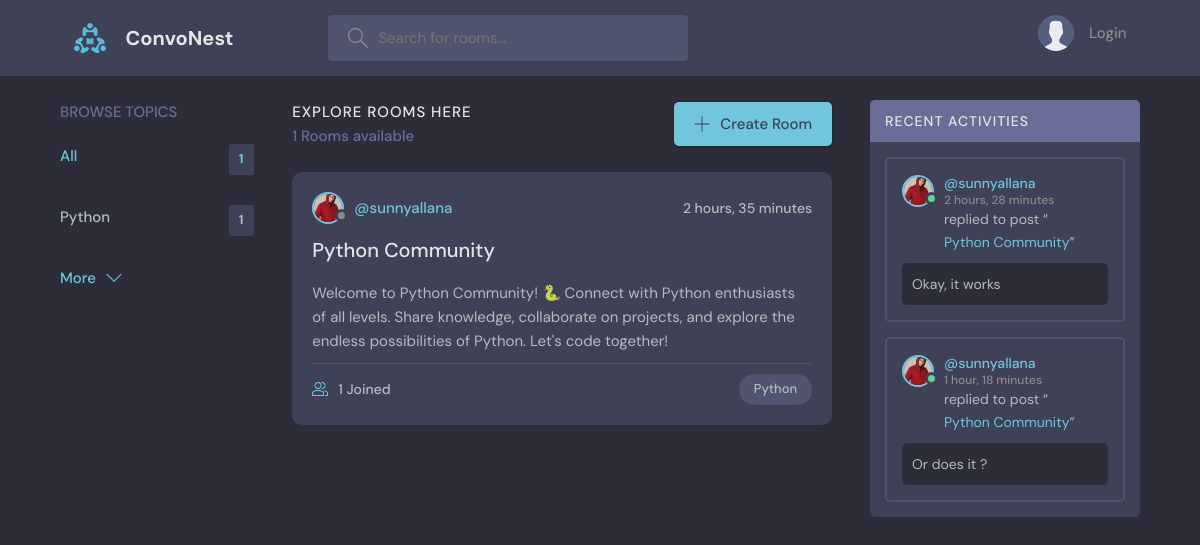
The page / on the database its author committed.
### base/models.py (models this page shows, shortened)
class Topic(models.Model):
    name = models.CharField(max_length=200)

class Room(models.Model):
    host = models.ForeignKey(User, on_delete=models.SET_NULL, null=True, blank=True)
    topic = models.ForeignKey(Topic, on_delete=models.SET_NULL, null=True, blank=True)
    participants = models.ManyToManyField(User, related_name='participants', blank=True) # We couldn't just use only the User model as the first parameter because it is already being used as the first parameter in the host field. So we use the related_name parameter to specify the name of the reverse relation from the User model to the Room model.
    name = models.CharField(max_length=200)
    description = models.TextField(null=True, blank=True)
    created = models.DateTimeField(auto_now_add=True)
    updated = models.DateTimeField(auto_now=True)
    class Meta:
        ordering = ['-updated', '-created']
    def __str__(self):
        return self.name

class User(AbstractUser):
    name = models.CharField(max_length=200, null=True, blank=True)
    email = models.EmailField(null=True,unique=True)
    bio = models.TextField(default="No bio...", max_length=300, null=True)
    avatar = models.ImageField(null=True, blank=True, default='avatar.svg')
    USERNAME_FIELD = 'email'
    REQUIRED_FIELDS = []

class Messages(models.Model):
    user = models.ForeignKey(User, on_delete=models.CASCADE)
    room = models.ForeignKey(Room, on_delete=models.CASCADE)
    content = models.TextField()
    created = models.DateTimeField(auto_now_add=True)
    updated = models.DateTimeField(auto_now=True)

### base/views.py (the view)
# urls.py: 2. Add a URL to urlpatterns:  path('', views.home, name='home')
def home(request):
    q = request.GET.get('q') if request.GET.get('q') != None else ''
    rooms = Room.objects.filter(
        Q(topic__name__icontains=q) |
        Q(name__icontains=q)  | # Directly accessible attributes do not have to be prefixed by the model name.
        Q(description__icontains=q)
    )
    topics = Topic.objects.all()[0:5]
    room_count = rooms.count()
    room_messages = Messages.objects.filter(Q(room__topic__name__icontains=q))
    context = {
        'rooms': rooms,
        'topics': topics,
        'room_count': room_count,
        'room_messages': room_messages,
    }
    return render(request, 'base/home.html', context)

### base/templates/base/home.html (shortened to what this page needs)
{% extends 'base.html' %}
{% block content %}
    <main class="layout layout--3">
      <div class="container">
        {% include 'base/topics_component.html' %}
        <div class="roomList">
          <div class="roomList__header">
            <div>
              <h2>Explore Rooms here</h2>
              <p>{{room_count}} Rooms available</p>
            </div>
            <a class="btn btn--main" href="{% url 'create-room' %}">
              <svg version="1.1" xmlns="http://www.w3.org/2000/svg" width="32" height="32" viewBox="0 0 32 32">
                <title>add</title>
                <path
                  d="M16.943 0.943h-1.885v14.115h-14.115v1.885h14.115v14.115h1.885v-14.115h14.115v-1.885h-14.115v-14.115z"
                ></path>
              </svg>
              Create Room
            </a>
          </div>
          {% include 'base/feed_component.html' %}
        </div>
        {% include 'base/activity_component.html' %}
      </div>
    </main>
    {% endblock content %}

### base/templates/base/topics_component.html
<div class="topics">
    <div class="topics__header">
      <h2>Browse Topics</h2>
    </div>
    <ul class="topics__list">
      <li>
        <a href="{% url 'home' %}" class="active">All <span>{{topics.count}}</span></a>
      </li>
      {% for topic in topics %}
      <li>
        <a href="{% url 'home' %}?q={{topic.name}}">{{topic.name}}<span>{{topic.room_set.all.count}}</span></a>
      </li>
      {% endfor %}
    </ul>
    <a class="btn btn--link" href="{% url 'topics' %}">
      More
      <svg version="1.1" xmlns="http://www.w3.org/2000/svg" width="32" height="32" viewBox="0 0 32 32">
        <title>chevron-down</title>
        <path d="M16 21l-13-13h-3l16 16 16-16h-3l-13 13z"></path>
      </svg>
    </a>
  </div>

### base/templates/base/feed_component.html (shortened to what this page needs)
{% for room in rooms %}
<div class="roomListRoom">
    <div class="roomListRoom__header">
      <a href="{% if room.host.id %}{% url 'user-profile' room.host.id %}{% else %}#{% endif %}" class="roomListRoom__author">
        <div class="avatar avatar--small">
          <img src="{{room.host.avatar.url}}" />
        </div>
        <span>@{{room.host.username}}</span>
      </a>
      <div class="roomListRoom__actions">
        <span>{{room.created|timesince}}</span>
      </div>
    </div>
    <div class="roomListRoom__content">
      <a href="{% url 'room' room.id %}">{{room.name}}</a>
      <p>
        {{room.description}}
      </p>
    </div>
    <div class="roomListRoom__meta">
      <a href="{% url 'room' room.id %}" class="roomListRoom__joined">
        {{room.participants.all.count}} Joined
      </a>
      <p class="roomListRoom__topic">{{room.topic.name}}</p>
    </div>
  </div>
{% endfor %}

### base/templates/base/activity_component.html (shortened to what this page needs)
<div class="activities">
    <div class="activities__header">
      <h2>Recent Activities</h2>
    </div>
    {% for message in room_messages %}
    <div class="activities__box">
      <div class="activities__boxHeader roomListRoom__header">
        <a href="{% url 'user-profile' message.user.id %}" class="roomListRoom__author">
          <div class="avatar avatar--small active">
            <img src="{{message.user.avatar.url}}" />
          </div>
          <p>
            @{{message.user.username}}
            <span>{{message.created|timesince}}</span>
          </p>
        </a>
      </div>
      <div class="activities__boxContent">
        <p>replied to post “<a href="{% url 'room' message.room.id %}">{{message.room}}</a>”</p>
        <div class="activities__boxRoomContent">
        {{message.content}}
        </div>
      </div>
    </div>
    {% endfor %}
</div>

### rows shown on the page
Topic: name "Python", room_set.all.count "1"
Room: host.avatar (picture), host.username "sunnyallana", created "2 hours, 35 minutes", name "Python Community", description "Welcome to Python Community! 🐍 Connect with Python enthusiasts of all levels. Share knowledge, collaborate on projects, and explore the endless possibilities of Python. Let's code together!", participants.all.count "1", topic.name "Python"
Messages: user.avatar (picture), user.username "sunnyallana", created "2 hours, 28 minutes", room "Python Community", content "Okay, it works"
Messages: user.avatar (picture), user.username "sunnyallana", created "1 hour, 18 minutes", room "Python Community", content "Or does it ?"

### other values the page prints
{{ topics.count }} "1"
{{ room_count }} "1"
